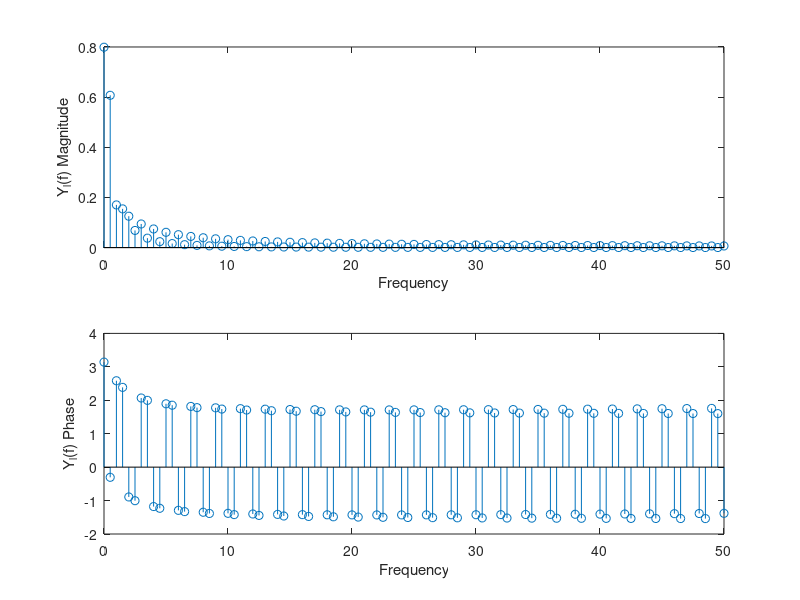
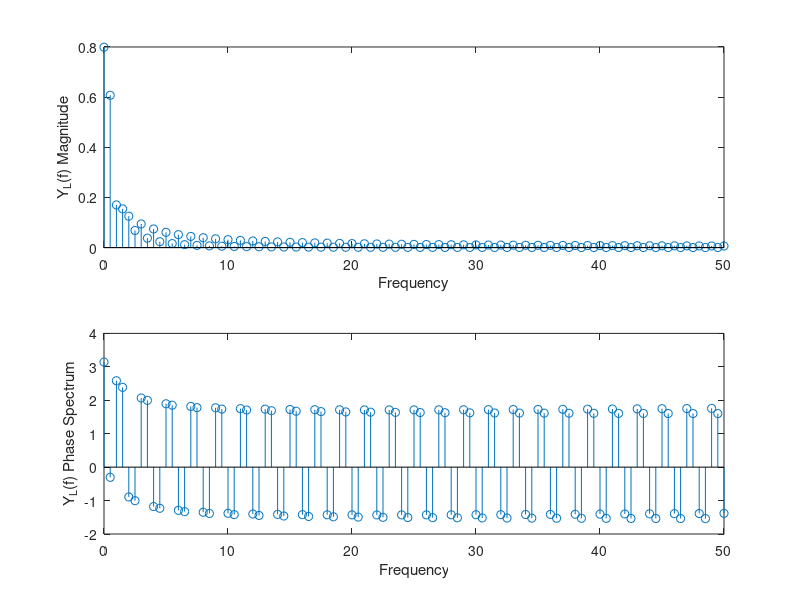
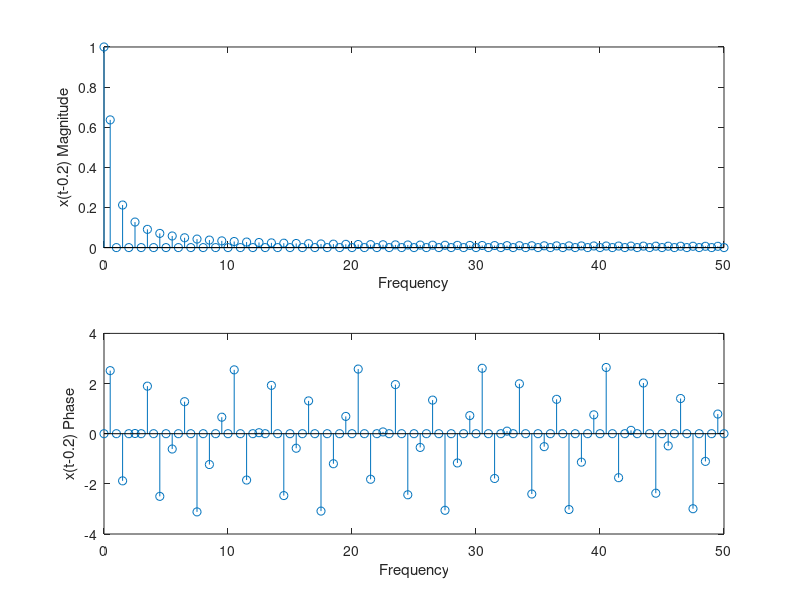
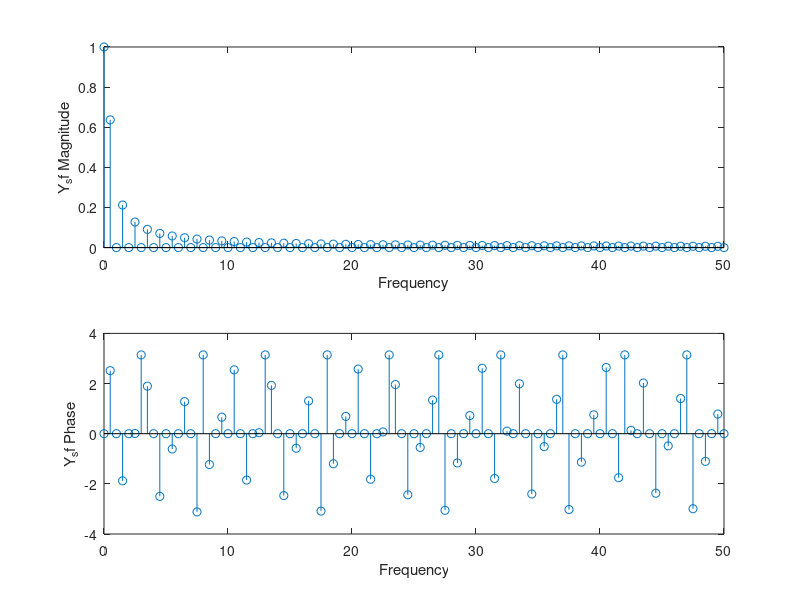

MATLAB code for these plots, in order:
% Alberto Pizano
% Lab 3
% ECE448

clc;
clear;

%% Task 1, section 1
precede = zeros(1,500);
trail = zeros(1,500);
sig_x = ones(1,1000);
x = [precede sig_x trail];      
delta_t = 1e-3;                                 
t = 0:delta_t:0.999;
sig_g = exp(-10.*t);                    
g = [precede sig_g trail];       

%% Task 1, section 2
yl = 2.*g-x;                       
N = length(yl);                      
delta_f = 1/(N.*delta_t);                      
k = 0:N/2 - 1;                      
f = k.*delta_f;                         

Yl_f = fft(yl)*delta_t;                     
subplot(2,1,1)
stem(f,abs(Yl_f(1:N/2)));                    
ylabel('Y_l(f) Magnitude')
xlabel ('Frequency')
xlim([0 50]);

subplot(2,1,2)
stem(f,angle(Yl_f(1:N/2)));                 
ylabel('Y_l(f) Phase')
xlabel ('Frequency')
xlim([0 50]);

%% Task 1, section 3

Xf = fft(x).*delta_t;
Gf = fft(g).*delta_t;
YL_f = 2.*Gf-Xf;
figure
subplot(2,1,1)
stem(f,abs(YL_f(1:N/2)));                    
ylabel('Y_L(f) Magnitude')
xlabel ('Frequency')
xlim([0 50]);

subplot(2,1,2)
stem(f,angle(YL_f(1:N/2)));                   
ylabel('Y_L(f) Phase Spectrum')
xlabel ('Frequency')
xlim([0 50]);

%% Task 1, section 4
precede2 = zeros(1,700);              
trail2 = zeros(1,300);
x_s = [precede2 sig_x trail2];

Xf_s = fft(x_s)*delta_t;
figure
subplot(2,1,1)
stem(f,abs(Xf_s(1:N/2)));                 
ylabel('x(t-0.2) Magnitude')
xlabel('Frequency')
xlim([0 50]);

subplot(2,1,2)
stem(f,angle(Xf_s(1:N/2)));            
ylabel('x(t-0.2) Phase')
xlabel('Frequency')
xlim([0 50]);

Ys_f = Xf(1:N/2).*exp(-1j*0.4*pi*f);
figure
subplot(2,1,1)
stem(f,abs(Ys_f(1:N/2)));                
ylabel('Y_sf Magnitude')
xlabel('Frequency')
xlim([0 50]);

subplot(2,1,2)
stem(f,angle(Ys_f(1:N/2)));                
ylabel('Y_sf Phase')
xlabel('Frequency')
xlim([0 50]);

%% Task 1, section 5
FreqShift = exp(1j*100*pi*t);
Temp = [precede FreqShift trail];

x_n = x.*Temp;
Xf_n = fft(x_n).*delta_t;
figure
subplot(2,1,1)
stem(f,abs(Xf_n(1:N/2)));                
ylabel('Y_FS Magnitude')
xlabel('Frequency')
xlim([0 100]);

subplot(2,1,2)
stem(f+50,abs(Xf(1:N/2)));
ylabel('Yn Magnitude')
xlabel('Frequency')
xlim([0 100]);